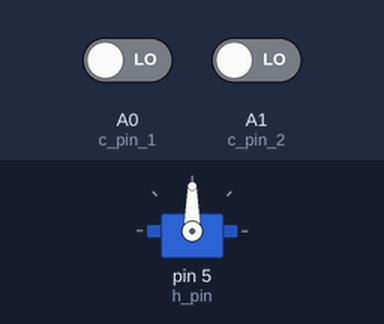
The sketch below on a simulated Arduino Uno, built with avr-gcc and run on an emulated ATmega328P. Parts: servo. Inputs (shaded band) come from the test bench; at power-on: A0 (c_pin_1) LOW, A1 (c_pin_2) LOW.

Above: at 1.2 s.
1.3 s: A0 (c_pin_1) driven HIGH
At 2.33 s:
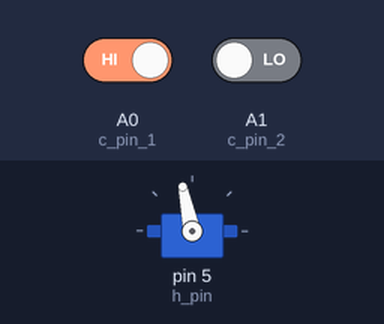
4.3 s: A1 (c_pin_2) driven HIGH
At 4.3 s:
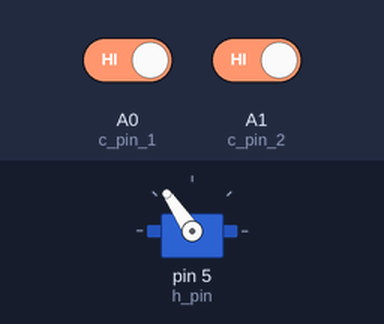
5.8 s: A1 (c_pin_2) driven LOW
At 7.19 s:
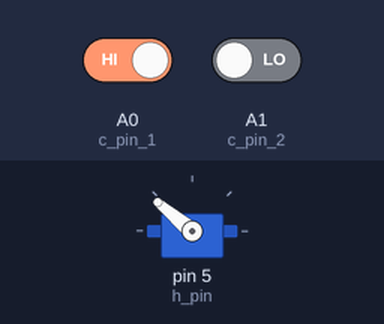
8.8 s: A0 (c_pin_1) driven LOW
At 8.8 s:
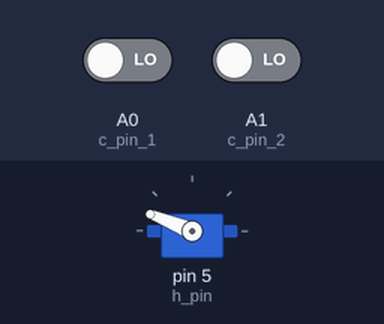
10.3 s: A0 (c_pin_1) driven HIGH
At 12.5 s:
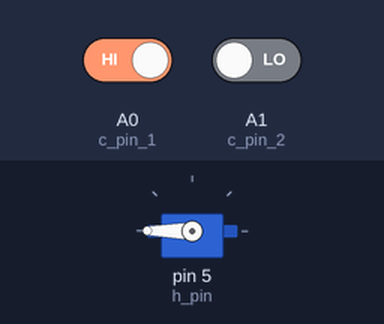
Timing chart, 0 to 14.0 s (numbered marks = the images above; inputs shaded):
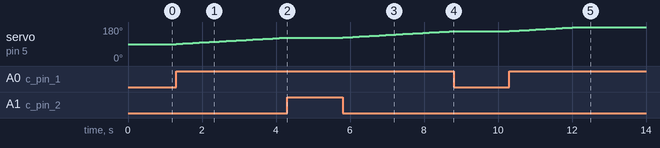

The sketch:

Horizontal_Movement.ino
```cpp
#include <Servo.h>

//input pins
const char c_pin_1 = A0; //controller pin 1
const char c_pin_2 = A1; //controller pin 2

const int ledLeft = 11;
const int ledRight = 12;

//const byte c_pin_3 = A2; //controller pin 3
//const byte c_pin_4 = A3; //controller pin 4
//data variables
char x_left;  //checks if the motor moves left
char x_right; //checks if the motor moves right
short x_pos;
//output pins
const char h_pin = 5; //temp output pin for horizontal pin movement
Servo h_servo;


void setup() {
  // put your setup code here, to run once:
  Serial.begin(115200);
  pinMode(c_pin_1, INPUT);
  pinMode(c_pin_2, INPUT);
  pinMode(ledLeft,INPUT);
  pinMode(ledRight,INPUT);

  h_servo.attach(h_pin);
}


void SM_Read(bool reset = false)
{
  //States
  static enum {READ} state = READ;

  if(reset)
  {
    x_left = 0;
    x_right = 0;
  }

  //actions
  switch(state)
  {
    case READ:
    {
      x_left = digitalRead(c_pin_1);
      x_right = digitalRead(c_pin_2);
      break;
    }
    default:
    {
      x_left = 0;
      x_right = 0;
      break;
    }
  }
  //transitions
    switch(state)
  {
    case READ:
    {
      break;
    }
    default:
    {
      break;
    }
  }
}

//state machine for outputing horizontal motor movement
void SM_H_Motor(bool reset = false)
{
  //states
  static enum {START, STOP, LEFT, WAIT_LEFT, RIGHT, WAIT_RIGHT} state = START;
  const uint32_t MOTOR_DELAY = 90; //90 ms delay
  static uint32_t h_Time = 0; //time for motor delay

  //on reset
  if(reset)
  {
    state=START;
  }
  //actions
  digitalWrite(ledLeft,x_left);
  digitalWrite(ledRight,x_right);
  switch(state)
  {
    case START:
    {
      x_pos = 90;
      h_servo.write(x_pos);
      break;
    }
    case STOP:
    {
      break;
    }
    case LEFT:
    {
      if(x_pos <180)
      {
        x_pos += 1;
      }
      h_servo.write(x_pos);
      h_Time = millis();
      break;
    }
    case WAIT_LEFT:
    {
      break;
    }
    case RIGHT:
    {
      if(x_pos > 0)
      {
        x_pos -= 1;
      }
      h_servo.write(x_pos);
      h_Time = millis();
      break;
    }
    case WAIT_RIGHT:
    {
      break;
    }
    default:
    {
      break;
    }
  }

  //transitions
    switch(state)
  {
    case START:
    {
      state = STOP;
      break;
    }
    case STOP:
    {
      if(x_left && !x_right)
      {
        state = LEFT;
      }
      else if (!x_left && x_right)
      {
        state = RIGHT;
      }
      else
      {
        state = STOP;
      }
      break;
    }
    case LEFT:
    {
      state = WAIT_LEFT;
      break;
    }
    case WAIT_LEFT:
    {
      if(millis() - h_Time >= MOTOR_DELAY)
      {
        if(x_left && !x_right)
        {
          state = LEFT;
        }
        else if(!x_left && x_right)
        {
          state = RIGHT;
        }
        else
        {
          state = STOP;
        }
      }
      else
      {
        state = WAIT_LEFT;
      }
      break;
    }
    case RIGHT:
    {
      state = WAIT_RIGHT;
      break;
    }
    case WAIT_RIGHT:
    {
      if(millis() - h_Time >= MOTOR_DELAY)
      {
        if(x_left && !x_right)
        {
          state = LEFT;
        }
        else if(!x_left && x_right)
        {
          state = RIGHT;
        }
        else
        {
          state = STOP;
        }
      }
      else
      {
        state = WAIT_RIGHT;
      }
      break;
    }
    default:
    {
      break;
    }
  }
}

void loop() {
  // put your main code here, to run repeatedly:
  SM_Read();
  SM_H_Motor();
}
```

Measured:
- after the input at 1.3 s, servo on pin 5 (h_pin): moves from 90° to 124° over 3.0 s, starting at once
- after the input at 4.3 s, servo on pin 5 (h_pin): stays 124° (without the input it goes to 125° after 0.06 s)
- after the input at 5.8 s, servo on pin 5 (h_pin): moves from 124° to 158° over 3.0 s, starting at once
- after the input at 8.8 s, servo on pin 5 (h_pin): stays 158° (without the input it goes to 159° after 0.06 s)
- after the input at 10.3 s, servo on pin 5 (h_pin): moves from 158° to 180° over 1.9 s, starting at once
